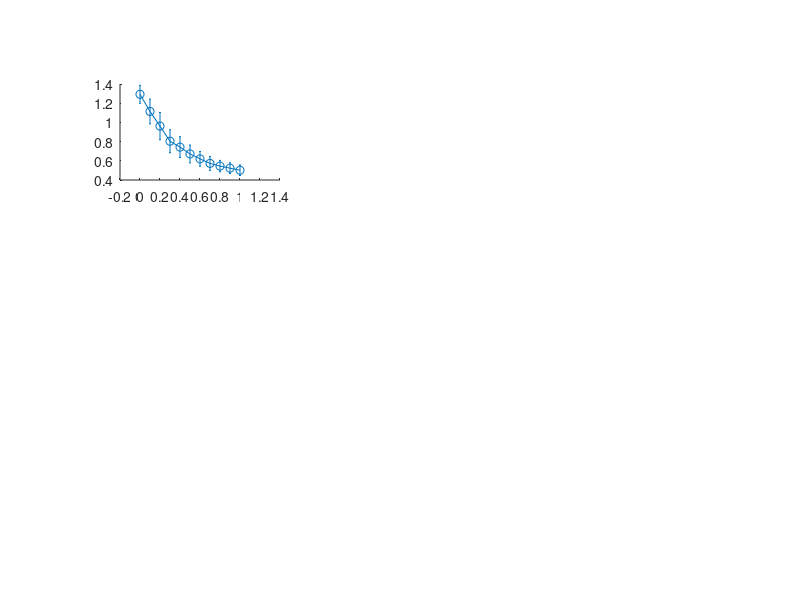

The MATLAB source for this figure: (Note: this script raises an error after producing the figure.)


load data_figureS3_bubble_size_and_bubbles_steepness.mat

colorcode=[0,0.4470,0.7410;0.8500,0.3250,0.0980;0.9290,0.6940,0.1250;0.4940,0.1840,0.5560;0.4660,0.6740,0.1880;0.3010,0.7450, 0.9330;0.6350 0.0780,0.1840;0.7176,0.2745,1.0000];

pos1 =   [0.65 0.7 0.2 0.16];
figure;
FS=10;
TextSize=10;
legnedpos = [0.28 0.54 0.02 0.02];
MS = 4;
LW = 1;


subplot('position',[0.15 0.7 0.2 0.16]);

errorbar(thetaall,SizeBubble_theta_T25000{1},std_SizeBubble_theta_T25000{1},'-o','color',colorcode(1,:),'MarkerSize',MS,'LineWidth',LW);hold on;grid on
errorbar(thetaall,SizeBubble_theta_T25000{2},std_SizeBubble_theta_T25000{2},'-d','color',colorcode(2,:),'MarkerSize',MS,'LineWidth',LW);hold on;grid on
xlabel('$\theta$','Interpreter','Latex')
ylabel('Bubble Size');
xlim([0 1]);
ylim([0 1.5]);
set(gca,'FontSize',TextSize,'fontname','Times New Roman');

subplot('position',[0.4 0.7 0.2 0.16]);
errorbar(kappaall,SizeBubble_kappa_T25000{1},std_SizeBubble_kappa_T25000{1},'-p','color',colorcode(3,:),'MarkerSize',MS,'LineWidth',LW);hold on;grid on
errorbar(kappaall,SizeBubble_kappa_T25000{2},std_SizeBubble_kappa_T25000{2},'-^','color',colorcode(4,:),'MarkerSize',MS,'LineWidth',LW);hold on;grid on
errorbar(kappaall,SizeBubble_kappa_T25000{3},std_SizeBubble_kappa_T25000{3},'-*','color',colorcode(5,:),'MarkerSize',MS,'LineWidth',LW);hold on;grid on
errorbar(kappaall,SizeBubble_kappa_T25000{4},std_SizeBubble_kappa_T25000{4},'-h','color',colorcode(6,:),'MarkerSize',MS,'LineWidth',LW);hold on;grid on
errorbar(kappaall,SizeBubble_kappa_T25000{5},std_SizeBubble_kappa_T25000{5},'-+','color',colorcode(7,:),'MarkerSize',MS,'LineWidth',LW);hold on;grid on
errorbar(kappaall,SizeBubble_kappa_T25000{6},std_SizeBubble_kappa_T25000{6},'-x','color',colorcode(8,:),'MarkerSize',MS,'LineWidth',LW);hold on;grid on


xlim([0.6 1]);
xlabel('\kappa')
xticks([0.6 0.7 0.8 0.9 1])
xticklabels({'0.6' '0.7' '0.8' '0.9' '1'})
set(gca,'FontSize',TextSize,'fontname','Times New Roman');
ylim([0 1.5]);

subplot('position',pos1);

errorbar(KM_N0_theta_mean{1},SizeBubble_theta_T25000{1},std_SizeBubble_theta_T25000{1},'-o','color',colorcode(1,:),'MarkerSize',MS,'LineWidth',LW);hold on;grid on
errorbar(KM_N0_theta_mean{2},SizeBubble_theta_T25000{2},std_SizeBubble_theta_T25000{2},'-d','color',colorcode(2,:),'MarkerSize',MS,'LineWidth',LW);hold on;grid on

errorbar(KM_N0_kappa_mean{1},SizeBubble_kappa_T25000{1},std_SizeBubble_kappa_T25000{1},'-p','color',colorcode(3,:),'MarkerSize',MS,'LineWidth',LW);hold on;grid on
errorbar(KM_N0_kappa_mean{2},SizeBubble_kappa_T25000{2},std_SizeBubble_kappa_T25000{2},'-^','color',colorcode(4,:),'MarkerSize',MS,'LineWidth',LW);hold on;grid on
errorbar(KM_N0_kappa_mean{3},SizeBubble_kappa_T25000{3},std_SizeBubble_kappa_T25000{3},'-*','color',colorcode(5,:),'MarkerSize',MS,'LineWidth',LW);hold on;grid on
errorbar(KM_N0_kappa_mean{4},SizeBubble_kappa_T25000{4},std_SizeBubble_kappa_T25000{4},'-h','color',colorcode(6,:),'MarkerSize',MS,'LineWidth',LW);hold on;grid on
errorbar(KM_N0_kappa_mean{5},SizeBubble_kappa_T25000{5},std_SizeBubble_kappa_T25000{5},'-+','color',colorcode(7,:),'MarkerSize',MS,'LineWidth',LW);hold on;grid on
errorbar(KM_N0_kappa_mean{6},SizeBubble_kappa_T25000{6},std_SizeBubble_kappa_T25000{6},'-x','color',colorcode(8,:),'MarkerSize',MS,'LineWidth',LW);hold on;grid on
       legend('$N_0=1, \kappa=0.98, \theta$','$N_0=5, \kappa=0.98, \theta$',...
       '$N_0=1, \theta=0, \kappa$','$N_0=5, \theta=0, \kappa$',...
       '$N_0=1, \theta=0.5, \kappa$','$N_0=5, \theta=0.5, \kappa$',...
       '$N_0=1, \theta=1, \kappa$','$N_0=5, \theta=1, \kappa$',...
       'Interpreter','Latex','location',[0.48 0.385 0.04 0.04],'NumColumns',4,'FontSize',10);

set(gca,'FontSize',TextSize,'fontname','Times New Roman');
xlim([1,4])
ylim([0 1.5]);
xlabel('$\mathcal{K}(\mathbf{M})$','Interpreter','Latex')
set(gca, 'Fontname', 'Times New Roman','FontSize',FS);


subplot('position',[0.15 0.48 0.2 0.16]);
errorbar(thetaall,bubble_steepness_theta_T25000{1},std_bubble_steepness_theta_T25000{1},'-o','color',colorcode(1,:),'linewidth',1,'Markersize',MS); grid on; hold on
errorbar(thetaall,bubble_steepness_theta_T25000{2},std_bubble_steepness_theta_T25000{2},'-d','color',colorcode(2,:),'linewidth',1,'Markersize',MS); grid on; hold on
%set(gca, 'Xscale','log')
xlabel('$\theta$','Interpreter','Latex')
ylabel('Bubble Steepness');
%xlim([0.00000001 1]);
%xticks([0.00000001 0.000001 0.0001 0.01  1])
%xticklabels({'10^{-8}'  '10^{-6}'  '10^{-4}'  '10^{-2}'  '10^{0}'})
%ylabel('Bubble Steepness');
set(gca,'FontSize',TextSize,'fontname','Times New Roman');
ylim([0 1.6]);
yticks([0 0.4 0.8 1.2 1.6]);
yticklabels({'0' '0.4' '0.8' '1.2' '1.6'});
subplot('position',[0.4 0.48 0.2 0.16])

errorbar(kappaall,bubble_steepness_kappa_T25000{1},std_bubble_steepness_kappa_T25000{1},'-p','color',colorcode(3,:),'linewidth',1,'Markersize',MS); grid on; hold on
errorbar(kappaall,bubble_steepness_kappa_T25000{2},std_bubble_steepness_kappa_T25000{2},'-^','color',colorcode(4,:),'linewidth',1,'Markersize',MS); grid on; hold on
errorbar(kappaall,bubble_steepness_kappa_T25000{3},std_bubble_steepness_kappa_T25000{3},'-*','color',colorcode(5,:),'linewidth',1,'Markersize',MS); grid on; hold on
errorbar(kappaall,bubble_steepness_kappa_T25000{4},std_bubble_steepness_kappa_T25000{4},'-h','color',colorcode(6,:),'linewidth',1,'Markersize',MS); grid on; hold on
errorbar(kappaall,bubble_steepness_kappa_T25000{5},std_bubble_steepness_kappa_T25000{5},'-+','color',colorcode(7,:),'linewidth',1,'Markersize',MS); grid on; hold on
errorbar(kappaall,bubble_steepness_kappa_T25000{6},std_bubble_steepness_kappa_T25000{6},'-x','color',colorcode(8,:),'linewidth',1,'Markersize',MS); grid on; hold on
xlim([0.6 1]);
xlabel('\kappa')
xticks([0.6 0.7 0.8 0.9 1])
xticklabels({'0.6' '0.7' '0.8' '0.9' '1'})
set(gca,'FontSize',TextSize,'fontname','Times New Roman');
ylim([0 1.6]);
yticks([0 0.4 0.8 1.2 1.6]);
yticklabels({'0' '0.4' '0.8' '1.2' '1.6'});

subplot('position',[0.65 0.48 0.2 0.16])
errorbar(omegaM_N0_theta_mean{1},bubble_steepness_theta_T25000{1},std_bubble_steepness_theta_T25000{1},'-o','color',colorcode(1,:),'linewidth',1,'Markersize',MS); grid on; hold on
errorbar(omegaM_N0_theta_mean{2},bubble_steepness_theta_T25000{2},std_bubble_steepness_theta_T25000{2},'-d','color',colorcode(2,:),'linewidth',1,'Markersize',MS); grid on; hold on
errorbar(omegaM_N0_kappa_mean{1},bubble_steepness_kappa_T25000{1},std_bubble_steepness_kappa_T25000{1},'-p','color',colorcode(3,:),'linewidth',1,'Markersize',MS); grid on; hold on
errorbar(omegaM_N0_kappa_mean{2},bubble_steepness_kappa_T25000{2},std_bubble_steepness_kappa_T25000{2},'-^','color',colorcode(4,:),'linewidth',1,'Markersize',MS); grid on; hold on
errorbar(omegaM_N0_kappa_mean{3},bubble_steepness_kappa_T25000{3},std_bubble_steepness_kappa_T25000{3},'-*','color',colorcode(5,:),'linewidth',1,'Markersize',MS); grid on; hold on
errorbar(omegaM_N0_kappa_mean{4},bubble_steepness_kappa_T25000{4},std_bubble_steepness_kappa_T25000{4},'-h','color',colorcode(6,:),'linewidth',1,'Markersize',MS); grid on; hold on
errorbar(omegaM_N0_kappa_mean{5},bubble_steepness_kappa_T25000{5},std_bubble_steepness_kappa_T25000{5},'-+','color',colorcode(7,:),'linewidth',1,'Markersize',MS); grid on; hold on
errorbar(omegaM_N0_kappa_mean{6},bubble_steepness_kappa_T25000{6},std_bubble_steepness_kappa_T25000{6},'-x','color',colorcode(8,:),'linewidth',1,'Markersize',MS); grid on; hold on
xlabel('$\omega{(\mathbf{M})}$','Interpreter','Latex')
ylim([0 1.6])
set(gca,'FontSize',TextSize,'fontname','Times New Roman');
yticks([0 0.4 0.8 1.2 1.6]);
yticklabels({'0' '0.4' '0.8' '1.2' '1.6'});

set(gca,'looseInset',[0 0 0 0])
set(gcf, 'PaperPosition', [-0.75 0.2 26.5 26]);
set(gcf, 'PaperSize', [25 25]); 
saveas(gcf,'figureS3.pdf');